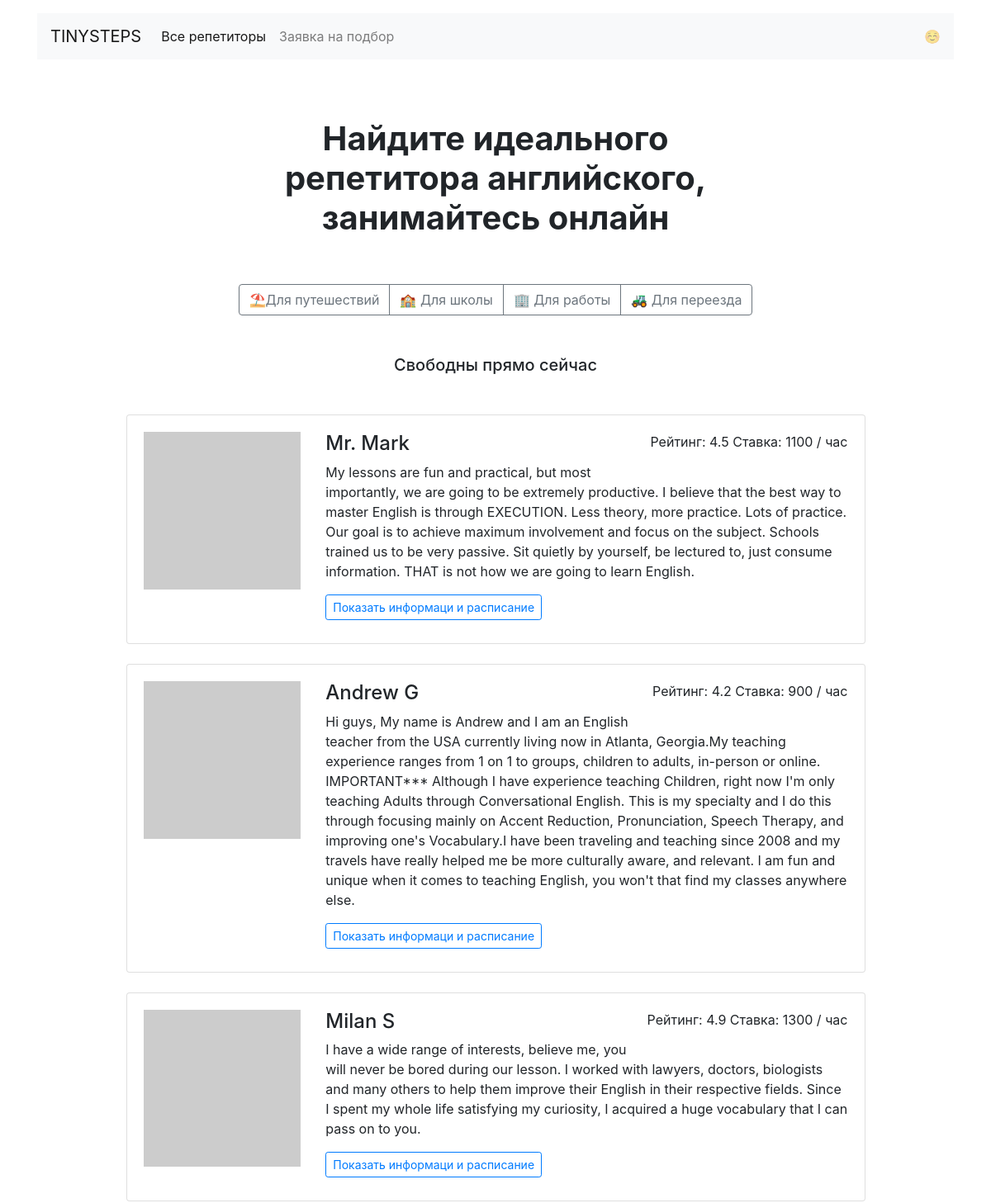
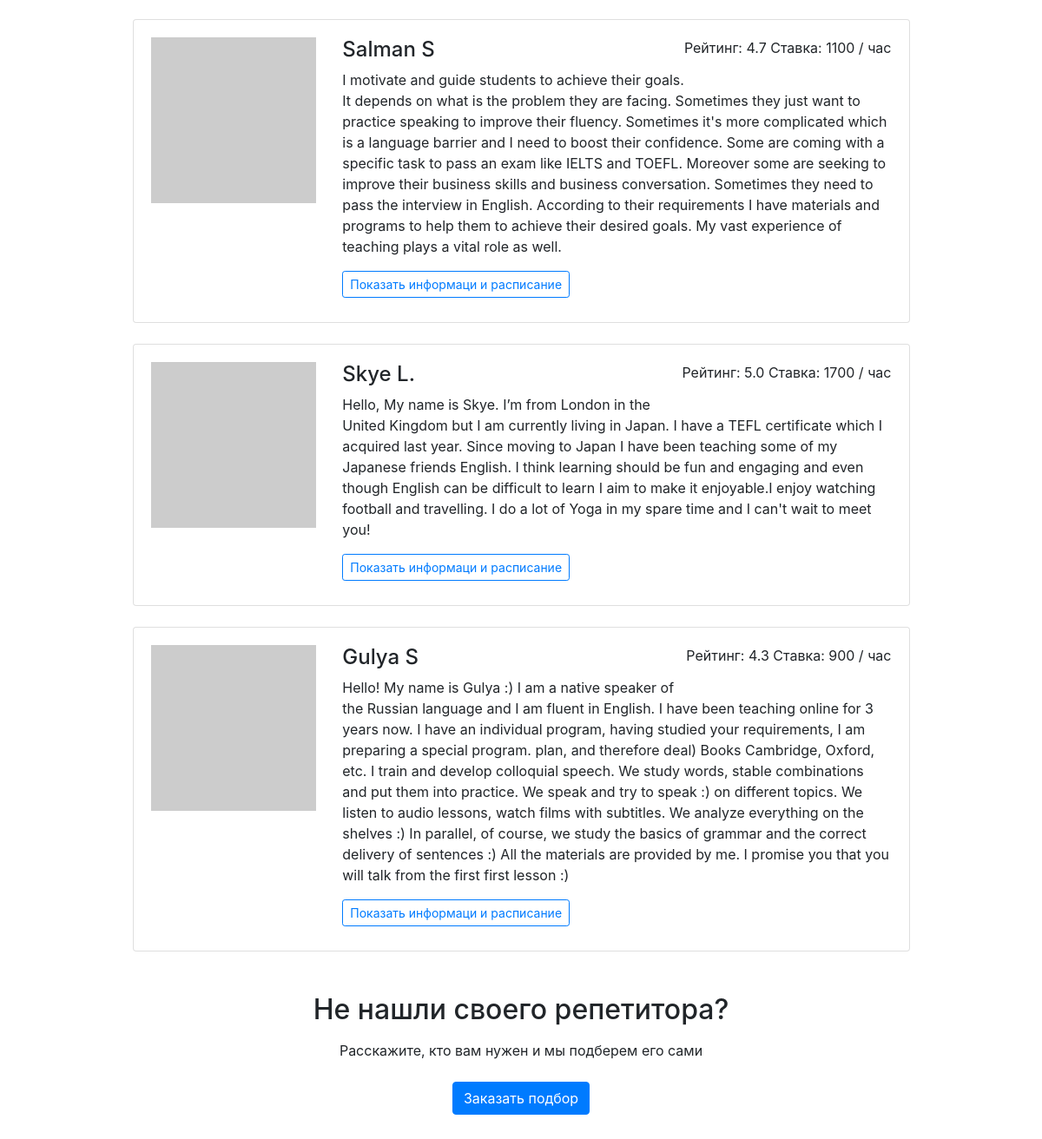
The page / on the database its author committed (2 pictures, top to bottom).
### app.py (models this page shows)
class Teacher(db.Model):
    __tablename__ = 'teachers'
    id = Column(Integer, primary_key=True)
    name = Column(String, nullable=False)
    about = Column(String, nullable=False)
    rating = Column(Float, nullable=False)
    picture = Column(String, nullable=False)
    price = Column(Integer, nullable=False)
    goals = Column(String, nullable=False)
    free = Column(String, nullable=False)
    booking = relationship("Booking", back_populates="teacher")

### app.py (the view)
@app.route('/')
def main_page():
    teachers = db.session.query(Teacher).all()
    random.shuffle(teachers)
    return render_template("index.html", teachers=teachers[:6])

### templates/index.html
{% extends 'base.html' %}
{% block container %}
  <main class="container mt-3 mb-5">
    <section>
    <h1 class="h1 text-center mx-auto mt-4 py-5"><strong>Найдите идеального <br>репетитора английского, <br>занимайтесь онлайн</strong></h1>
    <div class="text-center mb-5">
      <div class="btn-group mx-auto mb-0" role="group" aria-label="Basic example">
        <a href="/goals/travel" class="btn btn-outline-secondary">⛱Для путешествий</a>
        <a href="/goals/study" class="btn btn-outline-secondary">🏫 Для школы</a>
        <a href="/goals/work" class="btn btn-outline-secondary">🏢 Для работы</a>
        <a href="/goals/relocate" class="btn btn-outline-secondary">🚜 Для переезда</a>
      </div>
    </div>
    <h2 class="h5 text-center mb-5">Свободны прямо сейчас</h2>
    <div class="row">
      <div class="col-12 col-lg-10 offset-lg-1 m-auto">
        {% for item in teachers%}
        <div class="card mb-4">
          <div class="card-body">
            <div class="row">
              <div class="col-3"><img src="{{item.picture}}" class="img-fluid" alt=""></div>
              <div class="col-9">
                <p class="float-right">Рейтинг: {{item.rating}} Ставка: {{item.price}} / час</p>
                <h2 class="h4">{{item.name}}</h2>
                <p>{{item.about}}</p>
                <a href="/profiles/{{item.id}}" class="btn btn-outline-primary btn-sm mr-3 mb-2">Показать информаци и расписание</a>
              </div>
            </div>
          </div>
        </div>
        {% endfor %}
    <h2 class="text-center mt-5 mb-3">Не нашли своего репетитора?</h2>
    <p class="text-center mb-4">Расскажите, кто вам нужен и мы подберем его сами</p>
    <div class="text-center pb-5">
        <a href="/request" class="btn btn-primary">Заказать подбор</a>
    </div>
  </main>
{% endblock %}

### templates/base.html (shortened to what this page needs)
<!DOCTYPE html>
<html lang="ru">
<head>
  <link rel="stylesheet" href="https://stackpath.bootstrapcdn.com/bootstrap/4.3.1/css/bootstrap.min.css">
</head>
<body>
  <header class="container mt-3">
    <nav class="navbar navbar-expand-lg navbar-light bg-light">
      <a class="navbar-brand" href="/">TINYSTEPS</a>
      <div class="collapse navbar-collapse" id="navbarNav">
        <ul class="navbar-nav">
          <li class="nav-item active">
            <a class="nav-link" href="/all_teachers">Все репетиторы</a>
          </li>
          <li class="nav-item">
            <a class="nav-link" href="/request">Заявка на подбор</a>
          </li>
        </ul>
      </div>
      <span class="navbar-text d-sm-none d-lg-block">
        ☺️
      </span>
    </nav>
  </header>
<div class="container">
    {% block container %} {% endblock %}
  </div>
</body>
</html>

### rows shown on the page
Teacher: rating "4.5", price "1100", name "Mr. Mark", about "My lessons are fun and practical, but most importantly, we are going to be extremely productive. I believe that the best way to master English is through EXECUTION. Less theory, more practice. Lots of practice. Our goal is to achieve maximum involvement and focus on the subject. Schools trained us to be very passive. Sit quietly by yourself, be lectured to, just consume information. THAT is not how we are going to learn English."
Teacher: rating "4.2", price "900", name "Andrew G", about "Hi guys, My name is Andrew and I am an English teacher from the USA currently living now in Atlanta, Georgia.My teaching experience ranges from 1 on 1 to groups, children to adults, in-person or online. IMPORTANT*** Although I have experience teaching Children, right now I'm only teaching Adults through Conversational English. This is my specialty and I do this through focusing mainly on Accent Reduction, Pronunciation, Speech Therapy, and improving one's Vocabulary.I have been traveling and teaching since 2008 and my travels have really helped me be more culturally aware, and relevant. I am fun and unique when it comes to teaching English, you won't that find my classes anywhere else."
Teacher: rating "4.9", price "1300", name "Milan S", about "I have a wide range of interests, believe me, you will never be bored during our lesson. I worked with lawyers, doctors, biologists and many others to help them improve their English in their respective fields. Since I spent my whole life satisfying my curiosity, I acquired a huge vocabulary that I can pass on to you."
Teacher: rating "4.7", price "1100", name "Salman S", about "I motivate and guide students to achieve their goals. It depends on what is the problem they are facing. Sometimes they just want to practice speaking to improve their fluency. Sometimes it's more complicated which is a language barrier and I need to boost their confidence. Some are coming with a specific task to pass an exam like IELTS and TOEFL. Moreover some are seeking to improve their business skills and business conversation. Sometimes they need to pass the interview in English. According to their requirements I have materials and programs to help them to achieve their desired goals. My vast experience of teaching plays a vital role as well."
Teacher: rating "5.0", price "1700", name "Skye L.", about "Hello, My name is Skye. I’m from London in the United Kingdom but I am currently living in Japan. I have a TEFL certificate which I acquired last year. Since moving to Japan I have been teaching some of my Japanese friends English. I think learning should be fun and engaging and even though English can be difficult to learn I aim to make it enjoyable.I enjoy watching football and travelling. I do a lot of Yoga in my spare time and I can't wait to meet you!"
Teacher: rating "4.3", price "900", name "Gulya S", about "Hello! My name is Gulya :) I am a native speaker of the Russian language and I am fluent in English. I have been teaching online for 3 years now. I have an individual program, having studied your requirements, I am preparing a special program. plan, and therefore deal) Books Cambridge, Oxford, etc. I train and develop colloquial speech. We study words, stable combinations and put them into practice. We speak and try to speak :) on different topics. We listen to audio lessons, watch films with subtitles. We analyze everything on the shelves :) In parallel, of course, we study the basics of grammar and the correct delivery of sentences :) All the materials are provided by me. I promise you…"
